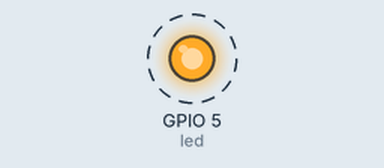
The program below on a simulated ESP32 board running MicroPython. Parts: output pins drawn as LEDs (lit = HIGH). Dashed ring = blinking.

Above: at 0.5 s.
Timing chart, 0 to 4.6 s (numbered marks = the images above):
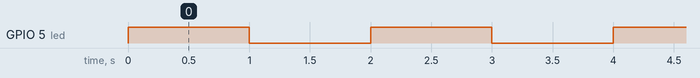

Measured:
- by itself, GPIO 5 (led): alternates HIGH for 1.0 s and LOW for 1.0 s

The program:

main.py
```python
"""
Proyecto: Parpadeo de LED con ESP32-S3 WROOM y MicroPython

Conexión del circuito:
  - Ánodo del LED (patilla larga)  -->  GPIO 5 de la ESP32-S3
  - Cátodo del LED (patilla corta)  -->  resistencia de 220 Ω o 330 Ω  -->  GND

Esquema: GPIO 5 ----> ánodo LED ----> cátodo LED ----> resistencia ----> GND
"""

from machine import Pin
import time

# Configurar GPIO 5 como salida digital para controlar el LED externo
led = Pin(5, Pin.OUT)

# Bucle infinito: encender y apagar el LED cada segundo
while True:
    led.value(1)       # Encender el LED (nivel alto en GPIO 5)
    time.sleep(1)      # Mantener encendido durante 1 segundo
    led.value(0)       # Apagar el LED (nivel bajo en GPIO 5)
    time.sleep(1)      # Mantener apagado durante 1 segundo
```
